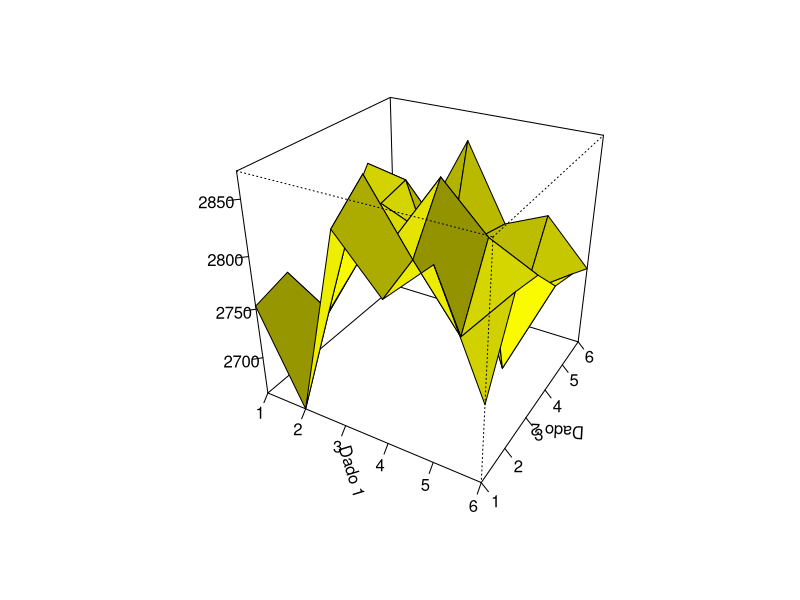

Source code (R):
# David Cabezas

# Función que simula una realización del experimento, suponiendo que los seis números del dado tienen
# la misma probabilidad de salir.
dado2 <- function(){
  return( sample(6,2,T) )  # Devuelve un vector con los resultados de los dos lanzamientos
}

dado2()

# Repetimos el experimento 100000 veces almacenando el número de veces que se da cada resultado en una matriz,
# la fila indica el resultado del primer lanzamiento y la columna el del segundo.

resultados=matrix(data=rep(0,len=6*6), nrow=6, ncol=6) # Comenzamos con 0 en el contador de cada posible resultado

repeticiones=100000

for (i in 1:repeticiones) {
  res=dado2()
  resultados[res[1],res[2]]=resultados[res[1],res[2]]+1
}

resultados # Frecuencia de cada posible resultado
sum(resultados) # Deben sumar 100000

# Frecuencias de cada posible resultado
for ( i in 1:6){
  for (j in 1:6){
    cat(resultados[i,j]) # Frecuencia del resultado (i,j), valor i en el primer lanzamiento y valor j en el segundo
    cat(' ')
    }
  cat('\n')
}

# Superficie con las frecuencias
persp(x=1:6,y=1:6,resultados, xlab='Dado 1', ylab='Dado 2', zlab='', r=4,
      axes=T, ticktype='detailed', col='yellow', theta=30, phi=30, shade=0.2)

# Como los sucesos son equiprobables, las frecuencias son similares, luego recorrido
# del eje vertical es pequeño. La superficie teórica sería la constante 100000/36=2777.7778

# Suponiendo que el dado no está cargado, los sucesos elementalos son equiprobables.
# Para calcular la probabilidad de que la suma de ambas puntuaciones sea mayor
# que 9, basta dividir el número de casos favorables entre el número de posibles.
# Para que los resultados sumen 10 o más (mayor que 9) hay 6 sucesos favorables:
# (4,6), (5,5), (5,6), (6,4), (6,5), (6,6)
# Por tanto, la probabilidad es 6/36=1/6.

# Resultados favorables en la simulación:
favorables=0
for ( i in 4:6){
  for (j in 4:6){
    if( i+j>9){
      favorables=favorables+resultados[i,j]
    }
  }
}

favorables # 16727
# Frecuencia relativa
favorables/repeticiones # 0.16727; 1/6 = 0.1666667
# La frecuencia relativa difiere ligeramente de la probabilidad real, pero
# es muy similar
